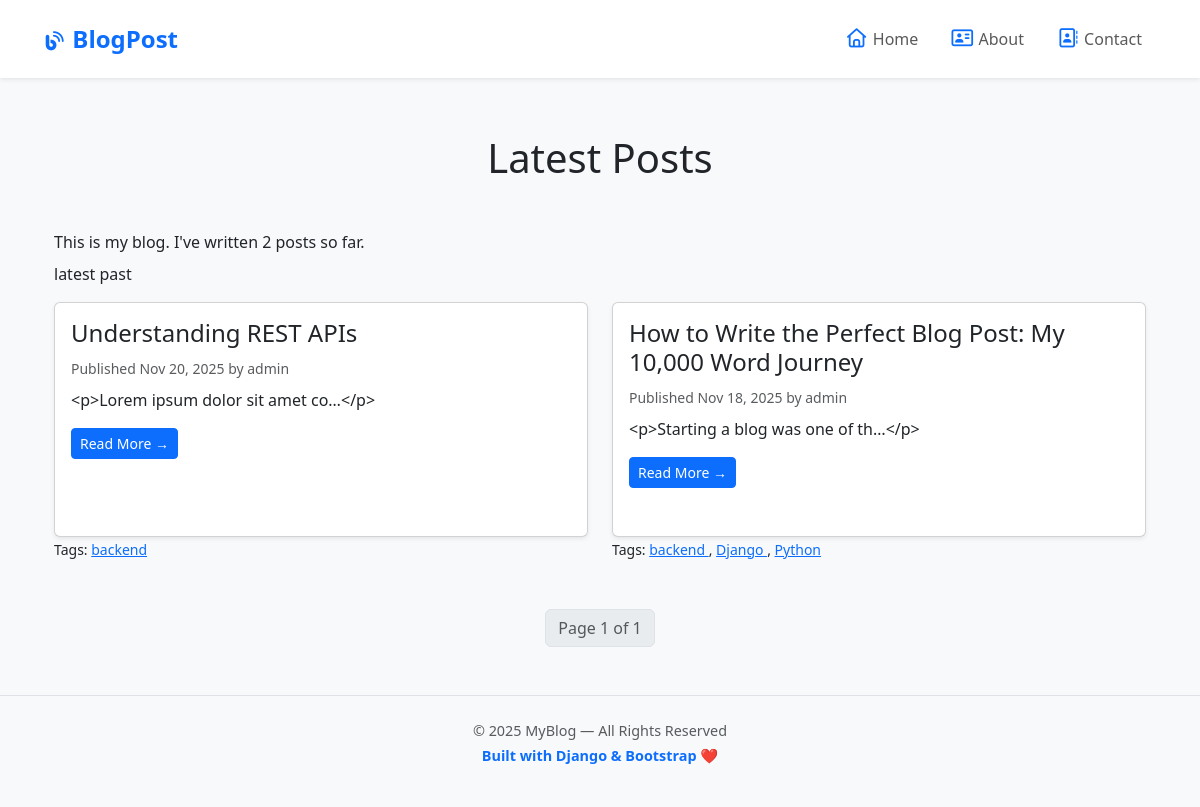
Page /blog/ on the earlier database version.
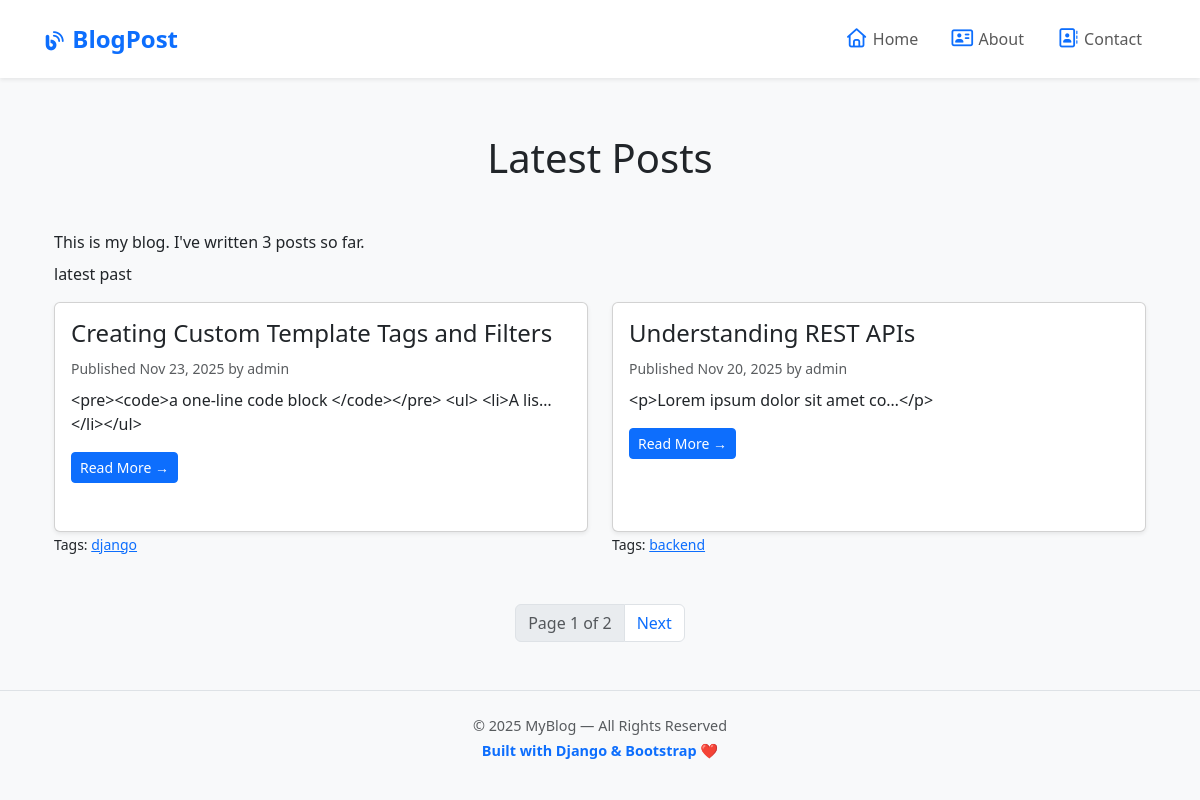
Same page on the later database version.
### blog/models.py (models this page shows, shortened)
class Post(models.Model):
    class Status(models.TextChoices):
        DRAFT = 'DF','Draft'
        PUBLISHED = 'PB','Published'
    title = models.CharField(max_length=255)
    slug = models.SlugField(max_length=255, unique_for_date='publish')
    author = models.ForeignKey(User, on_delete=models.CASCADE, related_name='blog_posts')
    desc = models.TextField()
    publish = models.DateTimeField(default=timezone.now)
    created = models.DateTimeField(auto_now_add = True)
    updated = models.DateTimeField(auto_now = True)
    status = models.CharField(max_length=2,choices=Status.choices, default=Status.DRAFT)
    tags = TaggableManager()
    class Meta:
        ordering = ['-publish']
        indexes = [
            models.Index(fields=['-publish']),
        ]
    def get_absolute_url(self):
        return reverse('blog:post_detail', args=[
            self.publish.year,
            self.publish.month,
            self.publish.day,
            self.slug
        ])

### blog/views.py (the view)
# urls.py: path('', views.post_list,name='post_list'),
def post_list(request,tag_slug=None):
    post_list = Post.objects.all()
    tag = None
    if tag_slug:
        tag = get_object_or_404(Tag, slug=tag_slug)
        post_list = post_list.filter(tags__in=[tag])
    paginator = Paginator(post_list,2)
    page_number = request.GET.get('page',1)
    try:
        posts = paginator.page(page_number)
    except PageNotAnInteger:
        posts = paginator.page(1)
    except EmptyPage:
        posts = paginator.page(paginator.num_pages)
    return render(request,'blog/post/list.html',{'posts':posts,'tag':tag})

### blog/templatetags/blog_tags.py (called while the page is built)
@register.simple_tag
def totalPost():
    return Post.objects.count()

@register.inclusion_tag('blog/post/latest_post.html')
def show_latest_posts(count):
    latest_post = Post.objects.order_by('-publish')[:count]
    return {'latest_post':latest_post}

@register.filter()
@stringfilter
def markdown(value):
    return md.markdown(value,extensions=['markdown.extensions.fenced_code'])

### blog/templates/blog/post/list.html (shortened to what this page needs)
{% extends 'blog/base.html' %}
{% load blog_tags %}
{% block content %}
<div class="container py-4">
    <h1 class="mb-5 text-center">Latest Posts</h1>
    <p class="mb-2"> This is my blog. I've written {% totalPost %} posts so far.</p>
    <p>latest past{% show_latest_posts 2 %}</p>
    <div class="row">
        {% for post in posts %}
        <div class="col-md-6 mb-4">
            <div class="card shadow-sm h-100">
                <div class="card-body">
                    <h4 class="card-title">{{ post.title }}</h4>
                    <p class="text-muted mb-2">
                        <small>
                            Published {{ post.publish|date:"M d, Y" }}
                            by {{ post.author }}
                        </small>
                    </p>
                    <p class="card-text">
                        {{ post.desc| markdown | truncatechars_html:30}}
                    </p>
                    <a href="{{ post.get_absolute_url }}" class="btn btn-primary btn-sm mb-2">
                        Read More →
                    </a>
                </div>
            </div>
            <p class="tags mb-0">
                <small>
                    Tags:
                    {% for tag in post.tags.all %}
                    <a href="{% url 'blog:post_list_by_tag' tag.slug %}">
                        {{ tag.name }}
                    </a>{% if not forloop.last %}, {% endif %}
                    {% empty %}
                    No tags
                    {% endfor %}
                </small>
            </p>
        </div>
        {% empty %}
        <p class="text-center">No posts available.</p>
        {% endfor %}
    </div>
</div>
{% include "pagination.html" with page=posts %}
{% endblock %}

### blog/templates/blog/base.html (shortened to what this page needs)
<!DOCTYPE html>
<html lang="en">
<head>
    <link href="https://cdn.jsdelivr.net/npm/bootstrap@5.3.0/dist/css/bootstrap.min.css" rel="stylesheet">
    <link rel="stylesheet" href="https://cdnjs.cloudflare.com/ajax/libs/font-awesome/7.0.1/css/all.min.css"
 />
</head>
<body>
    <nav class="navbar navbar-expand-lg navbar-light bg-white shadow-sm py-3 sticky-top">
        <div class="container">
            <a class="navbar-brand fw-bold text-primary fs-4" href="{% url 'blog:post_list' %}">
                <i class="fa-solid fa-blog"></i> BlogPost
            </a>
            <div class="collapse navbar-collapse d-none d-lg-block">
                <ul class="navbar-nav ms-auto">
                    <li class="nav-item mx-2">
                        <a class="nav-link" href="{% url 'blog:post_list' %}"><i class="fa-regular fa-house"></i>
                            Home</a>
                    </li>
                    <li class="nav-item mx-2">
                        <a class="nav-link" href="#"><i class="fa-regular fa-address-card"></i> About</a>
                    </li>
                    <li class="nav-item mx-2">
                        <a class="nav-link" href="#"><i class="fa-regular fa-address-book"></i> Contact</a>
                    </li>
                </ul>
            </div>
        </div>
    </nav>
    <div class="container main-container">
        {% block content %}{% endblock %}
    </div>
    <footer class="mt-5 bg-light border-top">
        <div class="container py-4 text-center">
            <p class="text-muted mb-1">
                © {% now "Y" %} MyBlog — All Rights Reserved
            </p>
            <p class="text-primary fw-bold">
                Built with Django & Bootstrap ❤️
            </p>
        </div>
    </footer>
</body>
</html>

### blog/templates/blog/post/latest_post.html (shortened to what this page needs)
{% load blog_tags %}

### blog/templates/pagination.html (shortened to what this page needs)
<nav aria-label="Page navigation" class="mt-4">
    <ul class="pagination justify-content-center">
        <li class="page-item disabled">
            <a class="page-link">
                Page {{ page.number }} of {{ page.paginator.num_pages }}
            </a>
        </li>
        {% if page.has_next %}
        <li class="page-item">
            <a class="page-link" href="?page={{ page.next_page_number }}">Next</a>
        </li>
        {% endif %}
    </ul>
</nav>

### blog/templates/blog/base.html (style rules this page uses)
body { background-color: #f8f9fa; font-family: "Segoe UI", sans-serif; }
.navbar-brand { transition: 0.3s; }
.nav-link { font-weight: 500; transition: 0.2s; }
i { font-size: 1.2rem; color: #0d6efd; }
footer p { font-size: 0.9rem; }
.main-container { min-height: 70vh; padding-top: 2rem; }

Differences in the rows shown:
no longer on this page (row unchanged): Post: title "How to Write the Perfect Blog Post: My 10,000 Word Journey", publish "Nov 18, 2025", author "admin", desc "<p>Starting a blog was one of th…</p>", Tag (name "backend")
no longer on this page (row unchanged): Tag: name "Django", shown under "How to Write the Perfect Blog Post: My 10,000 Word Journey"
no longer on this page (row unchanged): Tag: name "Python", shown under "How to Write the Perfect Blog Post: My 10,000 Word Journey"
added Post: title "Creating Custom Template Tags and Filters", publish "Nov 23, 2025", author "admin", desc "<pre><code>a one-line code block </code></pre> <ul> <li>A lis…</li></ul>"
added Tag: name "django", shown under "Creating Custom Template Tags and Filters"
Other differences:
{{ page.paginator.num_pages }}: "1" → "2"
text no longer shown: "2"
text now shown: "3 Next"
